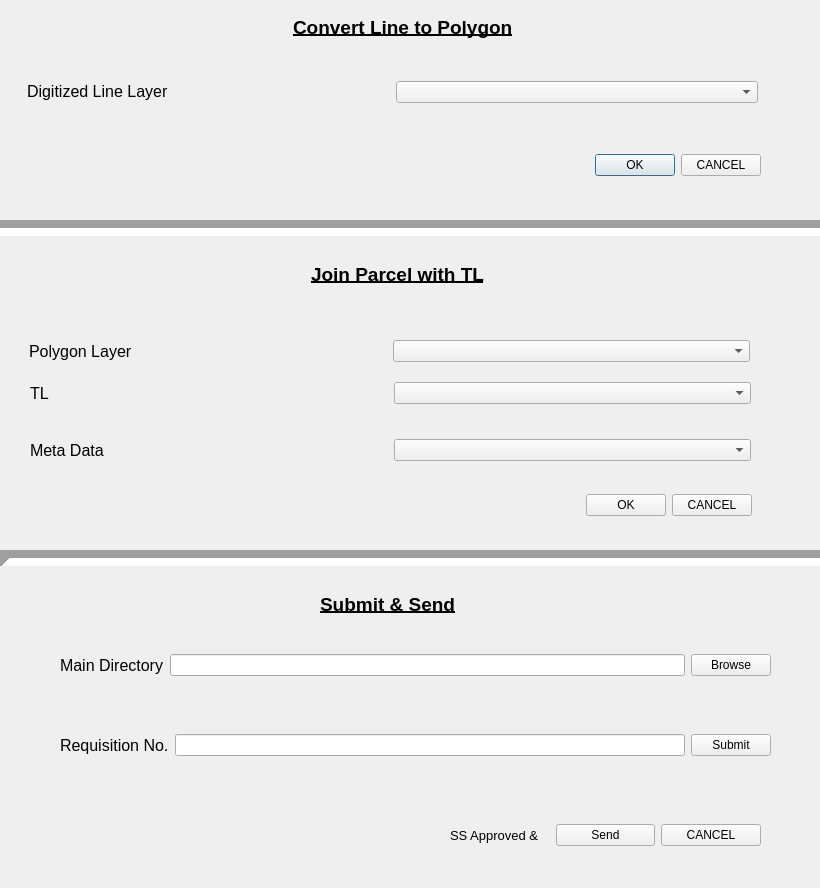
<?xml version="1.0" encoding="UTF-8"?>
<ui version="4.0">
 <class>DigitizeLine</class>
 <widget class="QDialog" name="DigitizeLine">
  <property name="enabled">
   <bool>true</bool>
  </property>
  <property name="geometry">
   <rect>
    <x>0</x>
    <y>0</y>
    <width>820</width>
    <height>888</height>
   </rect>
  </property>
  <property name="windowTitle">
   <string>SPD</string>
  </property>
  <widget class="Line" name="line">
   <property name="geometry">
    <rect>
     <x>-20</x>
     <y>220</y>
     <width>859</width>
     <height>16</height>
    </rect>
   </property>
   <property name="lineWidth">
    <number>10</number>
   </property>
   <property name="orientation">
    <enum>Qt::Horizontal</enum>
   </property>
  </widget>
  <widget class="Line" name="line_2">
   <property name="geometry">
    <rect>
     <x>0</x>
     <y>550</y>
     <width>859</width>
     <height>16</height>
    </rect>
   </property>
   <property name="lineWidth">
    <number>10</number>
   </property>
   <property name="orientation">
    <enum>Qt::Horizontal</enum>
   </property>
  </widget>
  <widget class="QLabel" name="label_6">
   <property name="geometry">
    <rect>
     <x>320</x>
     <y>590</y>
     <width>220</width>
     <height>28</height>
    </rect>
   </property>
   <property name="font">
    <font>
     <pointsize>14</pointsize>
     <weight>75</weight>
     <bold>true</bold>
     <underline>true</underline>
    </font>
   </property>
   <property name="text">
    <string>Submit &amp; Send</string>
   </property>
  </widget>
  <widget class="QWidget" name="layoutWidget">
   <property name="geometry">
    <rect>
     <x>12</x>
     <y>12</y>
     <width>781</width>
     <height>30</height>
    </rect>
   </property>
   <layout class="QHBoxLayout" name="horizontalLayout">
    <item>
     <spacer name="horizontalSpacer_4">
      <property name="orientation">
       <enum>Qt::Horizontal</enum>
      </property>
      <property name="sizeHint" stdset="0">
       <size>
        <width>40</width>
        <height>20</height>
       </size>
      </property>
     </spacer>
    </item>
    <item>
     <widget class="QLabel" name="label_4">
      <property name="font">
       <font>
        <pointsize>14</pointsize>
        <weight>75</weight>
        <bold>true</bold>
        <underline>true</underline>
       </font>
      </property>
      <property name="text">
       <string>Convert Line to Polygon</string>
      </property>
     </widget>
    </item>
    <item>
     <spacer name="horizontalSpacer_5">
      <property name="orientation">
       <enum>Qt::Horizontal</enum>
      </property>
      <property name="sizeHint" stdset="0">
       <size>
        <width>40</width>
        <height>20</height>
       </size>
      </property>
     </spacer>
    </item>
   </layout>
  </widget>
  <widget class="QWidget" name="layoutWidget">
   <property name="geometry">
    <rect>
     <x>27</x>
     <y>79</y>
     <width>731</width>
     <height>26</height>
    </rect>
   </property>
   <layout class="QHBoxLayout" name="horizontalLayout_2">
    <item>
     <widget class="QLabel" name="label_3">
      <property name="font">
       <font>
        <pointsize>12</pointsize>
       </font>
      </property>
      <property name="focusPolicy">
       <enum>Qt::TabFocus</enum>
      </property>
      <property name="text">
       <string>Digitized Line Layer</string>
      </property>
     </widget>
    </item>
    <item>
     <widget class="QComboBox" name="dig_line"/>
    </item>
   </layout>
  </widget>
  <widget class="QWidget" name="layoutWidget">
   <property name="geometry">
    <rect>
     <x>500</x>
     <y>150</y>
     <width>261</width>
     <height>30</height>
    </rect>
   </property>
   <layout class="QHBoxLayout" name="horizontalLayout_3">
    <item>
     <spacer name="horizontalSpacer_6">
      <property name="orientation">
       <enum>Qt::Horizontal</enum>
      </property>
      <property name="sizeHint" stdset="0">
       <size>
        <width>40</width>
        <height>20</height>
       </size>
      </property>
     </spacer>
    </item>
    <item>
     <widget class="QPushButton" name="dl_ok">
      <property name="text">
       <string>OK</string>
      </property>
     </widget>
    </item>
    <item>
     <widget class="QPushButton" name="cancel">
      <property name="text">
       <string>CANCEL</string>
      </property>
     </widget>
    </item>
   </layout>
  </widget>
  <widget class="QWidget" name="layoutWidget">
   <property name="geometry">
    <rect>
     <x>17</x>
     <y>259</y>
     <width>761</width>
     <height>30</height>
    </rect>
   </property>
   <layout class="QHBoxLayout" name="horizontalLayout_4">
    <item>
     <spacer name="horizontalSpacer_7">
      <property name="orientation">
       <enum>Qt::Horizontal</enum>
      </property>
      <property name="sizeHint" stdset="0">
       <size>
        <width>40</width>
        <height>20</height>
       </size>
      </property>
     </spacer>
    </item>
    <item>
     <widget class="QLabel" name="label_5">
      <property name="font">
       <font>
        <pointsize>14</pointsize>
        <weight>75</weight>
        <bold>true</bold>
        <underline>true</underline>
       </font>
      </property>
      <property name="text">
       <string>Join Parcel with TL</string>
      </property>
     </widget>
    </item>
    <item>
     <spacer name="horizontalSpacer_8">
      <property name="orientation">
       <enum>Qt::Horizontal</enum>
      </property>
      <property name="sizeHint" stdset="0">
       <size>
        <width>40</width>
        <height>20</height>
       </size>
      </property>
     </spacer>
    </item>
   </layout>
  </widget>
  <widget class="QWidget" name="layoutWidget">
   <property name="geometry">
    <rect>
     <x>510</x>
     <y>490</y>
     <width>242</width>
     <height>30</height>
    </rect>
   </property>
   <layout class="QHBoxLayout" name="horizontalLayout_8">
    <item>
     <spacer name="horizontalSpacer_9">
      <property name="orientation">
       <enum>Qt::Horizontal</enum>
      </property>
      <property name="sizeHint" stdset="0">
       <size>
        <width>40</width>
        <height>20</height>
       </size>
      </property>
     </spacer>
    </item>
    <item>
     <widget class="QPushButton" name="tl_link_ok">
      <property name="text">
       <string>OK</string>
      </property>
     </widget>
    </item>
    <item>
     <widget class="QPushButton" name="cancel_2">
      <property name="text">
       <string>CANCEL</string>
      </property>
     </widget>
    </item>
   </layout>
  </widget>
  <widget class="QWidget" name="layoutWidget">
   <property name="geometry">
    <rect>
     <x>29</x>
     <y>338</y>
     <width>721</width>
     <height>26</height>
    </rect>
   </property>
   <layout class="QHBoxLayout" name="horizontalLayout_5">
    <item>
     <widget class="QLabel" name="PclPg">
      <property name="font">
       <font>
        <pointsize>12</pointsize>
       </font>
      </property>
      <property name="text">
       <string>Polygon Layer</string>
      </property>
     </widget>
    </item>
    <item>
     <widget class="QComboBox" name="polygon"/>
    </item>
   </layout>
  </widget>
  <widget class="QWidget" name="layoutWidget">
   <property name="geometry">
    <rect>
     <x>30</x>
     <y>435</y>
     <width>721</width>
     <height>31</height>
    </rect>
   </property>
   <layout class="QHBoxLayout" name="horizontalLayout_7">
    <item>
     <widget class="QLabel" name="tl_2">
      <property name="font">
       <font>
        <pointsize>12</pointsize>
       </font>
      </property>
      <property name="text">
       <string>Meta Data</string>
      </property>
     </widget>
    </item>
    <item>
     <widget class="QComboBox" name="metadata"/>
    </item>
   </layout>
  </widget>
  <widget class="QWidget" name="layoutWidget">
   <property name="geometry">
    <rect>
     <x>30</x>
     <y>380</y>
     <width>721</width>
     <height>26</height>
    </rect>
   </property>
   <layout class="QHBoxLayout" name="horizontalLayout_6">
    <item>
     <widget class="QLabel" name="tl">
      <property name="font">
       <font>
        <pointsize>12</pointsize>
       </font>
      </property>
      <property name="text">
       <string>TL</string>
      </property>
     </widget>
    </item>
    <item>
     <widget class="QComboBox" name="ten_lis"/>
    </item>
   </layout>
  </widget>
  <widget class="QWidget" name="layoutWidget">
   <property name="geometry">
    <rect>
     <x>60</x>
     <y>650</y>
     <width>711</width>
     <height>31</height>
    </rect>
   </property>
   <layout class="QHBoxLayout" name="horizontalLayout_9">
    <item>
     <widget class="QLabel" name="tl_3">
      <property name="font">
       <font>
        <pointsize>12</pointsize>
       </font>
      </property>
      <property name="text">
       <string>Main Directory</string>
      </property>
     </widget>
    </item>
    <item>
     <widget class="QLineEdit" name="report_filename"/>
    </item>
    <item>
     <widget class="QPushButton" name="report_browse">
      <property name="text">
       <string>Browse</string>
      </property>
     </widget>
    </item>
   </layout>
  </widget>
  <widget class="QWidget" name="layoutWidget">
   <property name="geometry">
    <rect>
     <x>60</x>
     <y>730</y>
     <width>711</width>
     <height>31</height>
    </rect>
   </property>
   <layout class="QHBoxLayout" name="horizontalLayout_10">
    <item>
     <widget class="QLabel" name="tl_4">
      <property name="font">
       <font>
        <pointsize>12</pointsize>
       </font>
      </property>
      <property name="text">
       <string>Requisition No.</string>
      </property>
     </widget>
    </item>
    <item>
     <widget class="QLineEdit" name="req_no"/>
    </item>
    <item>
     <widget class="QPushButton" name="req_submit">
      <property name="text">
       <string>Submit</string>
      </property>
     </widget>
    </item>
   </layout>
  </widget>
  <widget class="QWidget" name="layoutWidget">
   <property name="geometry">
    <rect>
     <x>450</x>
     <y>820</y>
     <width>311</width>
     <height>30</height>
    </rect>
   </property>
   <layout class="QHBoxLayout" name="horizontalLayout_11">
    <item>
     <widget class="QLabel" name="label">
      <property name="font">
       <font>
        <pointsize>10</pointsize>
       </font>
      </property>
      <property name="text">
       <string>SS Approved &amp;</string>
      </property>
     </widget>
    </item>
    <item>
     <widget class="QPushButton" name="output_ok">
      <property name="text">
       <string>Send</string>
      </property>
     </widget>
    </item>
    <item>
     <widget class="QPushButton" name="cancel_3">
      <property name="text">
       <string>CANCEL</string>
      </property>
     </widget>
    </item>
   </layout>
  </widget>
 </widget>
 <resources/>
 <connections/>
</ui>
